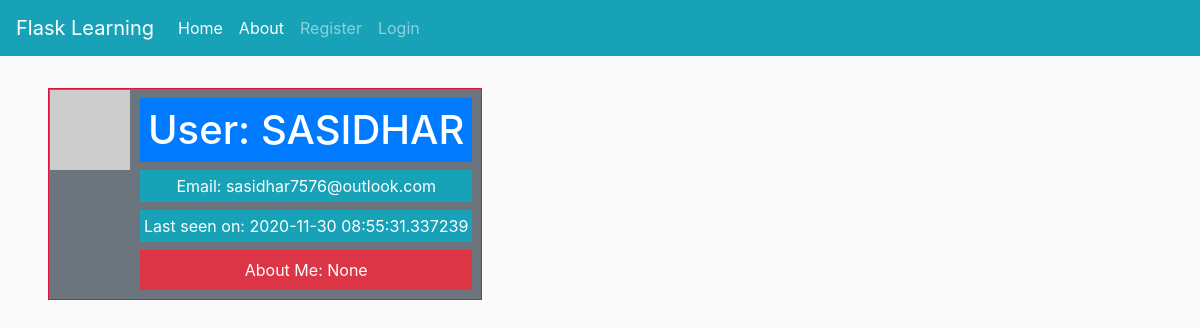
/profile/sasidhar, run on an earlier commit of the app's database.
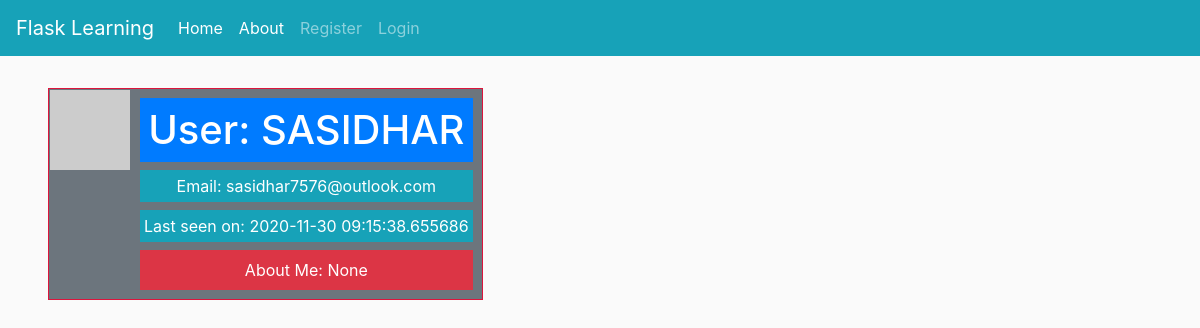
And on a later commit of the database.
### flask_blogg/models.py (models this page shows, shortened)
class User(db.Model, UserMixin):
    id = db.Column(db.Integer, primary_key=True)
    username = db.Column(db.String(20), nullable=False, unique=True)
    email = db.Column(db.String(120), nullable=False, unique=True)
    password = db.Column(db.String(60), nullable=False)
    last_seen = db.Column(db.DateTime, default=datetime.utcnow)
    about_me = db.Column(db.String(200), nullable=True)
    posts = db.relationship('Post', backref='author',  lazy=True)
    def avatar(self, size):
        digest = md5(self.email.lower().encode('utf-8')).hexdigest()
        return f'https://www.gravatar.com/avatar/{digest}?d=identicon&s={size}'

### flask_blogg/users/routes.py (the view)
@users.route('/profile/<username>')
def profile(username):
    user = User.query.filter_by(username=username).first()
    return render_template('profile.html', title='Profile', user=user)

### flask_blogg/users/routes.py (called while the page is built)
@users.before_request
def before_request():
    if current_user.is_authenticated:
        current_user.last_seen = datetime.utcnow()
        db.session.commit()

### flask_blogg/templates/profile.html
{% extends 'common.html' %}
{% block body %}
<div class="containers">
<table class="bg-secondary p-3 tablestyle">
        <tr valign="top">
            <td><img class="img-fluid" src="{{ user.avatar(500) }}"></td>
            <td>
                <h1 class="text-center bg-primary p-2 m-2 text-white" >User: {{ user.username|upper }}</h1>
                <p class="text-center bg-info p-1 m-2 text-white"> Email: {{user.email}}</p>
                 {% if user.last_seen %}<p class="text-center bg-info p-1 m-2 text-white">Last seen on: {{ user.last_seen }}</p>{% endif %}
                <p class="text-center p-2 m-2 bg-danger text-white"> About Me: {{user.about_me}}
                </p>
            </td>
        </tr>
</table>
</div>
{% endblock body %}

### flask_blogg/templates/common.html (shortened to what this page needs)
<!DOCTYPE html>
<html lang="en">
<head>
    <link rel="stylesheet" href="https://stackpath.bootstrapcdn.com/bootstrap/4.5.2/css/bootstrap.min.css"
>
    <link rel="stylesheet" href="{{ url_for('static', filename='css/style.css') }}">
</head>
<body>
    <nav class="navbar navbar-expand-lg navbar-dark bg-info stickie">
        <a class="navbar-brand" href="/">Flask Learning</a>
        <div class="collapse navbar-collapse" id="navbarNavAltMarkup">
            <div class="navbar-nav">
                <a class="nav-item nav-link active" href="/">Home <span class="sr-only">(current)</span></a>
                {% if current_user.is_anonymous %}
                <a class="nav-item nav-link active" href={{url_for('main.about')}}>About</a>
                <a class="nav-item nav-link" href={{url_for('users.register')}}>Register</a>
                <a class="nav-item nav-link" href={{url_for('users.login')}}>Login</a>
                {%endif%}
            </div>
        </div>
    </nav>
    {%block body%}
    {%endblock%}
</body>
</html>

### flask_blogg/static/css/style.css (style rules this page uses)
.stickie { position: -webkit-sticky; position: sticky; top: 0px; z-index: 5000; }
.containers { max-width : 100%; width: 1000px; }
.tablestyle { margin-top : 2rem; margin-left : 3rem; border: 1px solid crimson; }
body { background: #fafafa; color: #333333; }

What changed in the data, as far as the page shows it:
changed User "SASIDHAR": last_seen "2020-11-30 08:55:31.337239" → "2020-11-30 09:15:38.655686"
